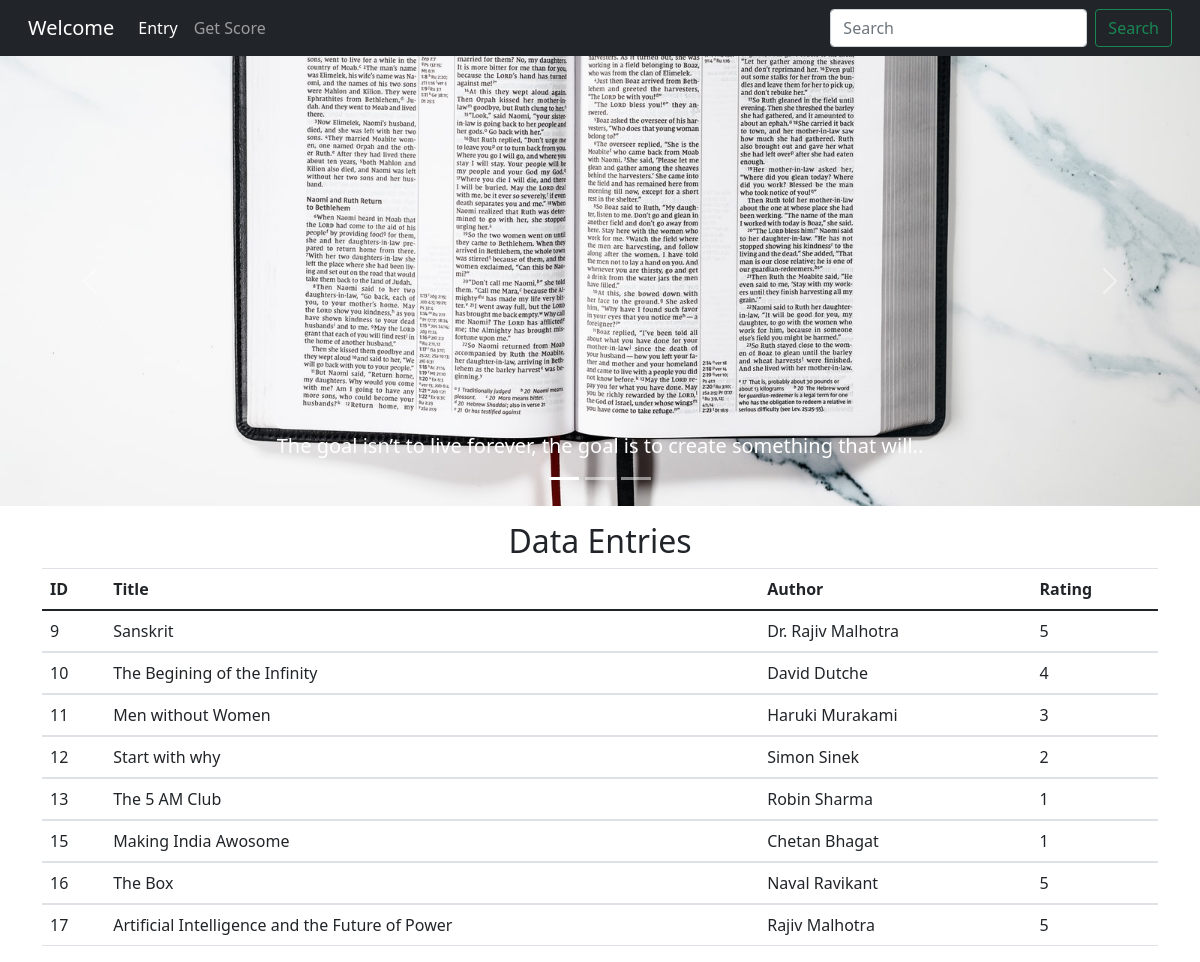
The page / on the database its author committed.
### rest_app/models.py (models this page shows, shortened)
class Article(models.Model):
    id=models.AutoField(primary_key=True)
    title=models.CharField(max_length=100)
    author=models.CharField(max_length=100)
    rating=models.CharField(max_length=2,
        choices=rating_choice,
        default="5"
    )
    date=models.DateTimeField(auto_now_add=True)

### rest_app/views.py (the view)
# urls.py: 2. Add a URL to urlpatterns:  path('', views.home, name='home')
def home(request):
    articles = Article.objects.all()
    serializer = ArticleSerializer(articles, many=True)
    data=serializer.data
    return render(request, 'welcome.html', {'d': data})

### templates/welcome.html (shortened to what this page needs)
{% extends 'base.html' %}
{% block body%}
<div class= "container-fluid px-0 mb-3">
<div id="carouselExampleCaptions" class="carousel slide" data-bs-ride="carousel">
  <ol class="carousel-indicators">
    <li data-bs-target="#carouselExampleCaptions" data-bs-slide-to="0" class="active"></li>
    <li data-bs-target="#carouselExampleCaptions" data-bs-slide-to="1"></li>
    <li data-bs-target="#carouselExampleCaptions" data-bs-slide-to="2"></li>
  </ol>
  <div class="carousel-inner">
    <div class="carousel-item active">
      <img src="static/img/slide1.jpg" class="d-block w-100" alt="...">
      <div class="carousel-caption d-none d-md-block">
        <h5>The goal isn’t to live forever, the goal is to create something that will..</h5>
      </div>
    </div>
  </div>
  <a class="carousel-control-prev" href="#carouselExampleCaptions" role="button" data-bs-slide="prev">
    <span class="carousel-control-prev-icon" aria-hidden="true"></span>
  </a>
  <a class="carousel-control-next" href="#carouselExampleCaptions" role="button" data-bs-slide="next">
    <span class="carousel-control-next-icon" aria-hidden="true"></span>
  </a>
</div>
</div>
<div class="container">
  <h2 class="text-center">Data Entries</h2>
  <table class="table">
    <thead>
      <tr>
        <th>ID </th>
        <th>Title </th>
        <th>Author</th>
        <th>Rating</th>
      </tr>
    </thead>
    {% for item in d%}
    <tbody>
      <tr>
        <td>{{item.id}}</td>
        <td>{{item.title}}</td>
        <td>{{item.author}}</td>
        <td>{{item.rating}}</td>
      </tr>
    </tbody>
    {% endfor %}
  </table>
</div>
{% endblock%}

### templates/base.html (shortened to what this page needs)
<!doctype html>
<html lang="en">
  <head>
    <link rel="stylesheet" href="https://maxcdn.bootstrapcdn.com/bootstrap/4.5.2/css/bootstrap.min.css">
    <link href="https://cdn.jsdelivr.net/npm/bootstrap@5.0.0-beta1/dist/css/bootstrap.min.css" rel="stylesheet">
  </head>
  <body>
    <nav class="navbar navbar-expand-lg navbar-dark bg-dark">
      <div class="container-fluid">
        <a class="navbar-brand" href="/">Welcome</a>
        <div class="collapse navbar-collapse" id="navbarSupportedContent">
          <ul class="navbar-nav me-auto mb-2 mb-lg-0">
            <li class="nav-item">
              <a class="nav-link active" aria-current="page" href="/entry">Entry</a>
            </li>
            <li class="nav-item">
              <a class="nav-link" href="/get_score">Get Score</a>
            </li>
          </ul>
          <form class="d-flex">
            <input class="form-control me-2" type="search" placeholder="Search" aria-label="Search">
            <button class="btn btn-outline-success" type="submit">Search</button>
          </form>
        </div>
      </div>
    </nav>
    {% block body %}
    {% endblock %}
  </body>
</html>

### rows shown on the page
Article: title "Sanskrit", author "Dr. Rajiv Malhotra"
Article: title "The Begining of the Infinity", author "David Dutche"
Article: title "Men without Women", author "Haruki Murakami"
Article: title "Start with why", author "Simon Sinek"
Article: title "The 5 AM Club", author "Robin Sharma"
Article: title "Making India Awosome", author "Chetan Bhagat"
Article: title "The Box", author "Naval Ravikant"
Article: title "Artificial Intelligence and the Future of Power", author "Rajiv Malhotra"

### other values the page prints
{{ item.id }} "9" "10" "11" "12" "13" "15" "16" "17"
{{ item.rating }} "5" "4" "3" "2" "1" "1" "5" "5"
